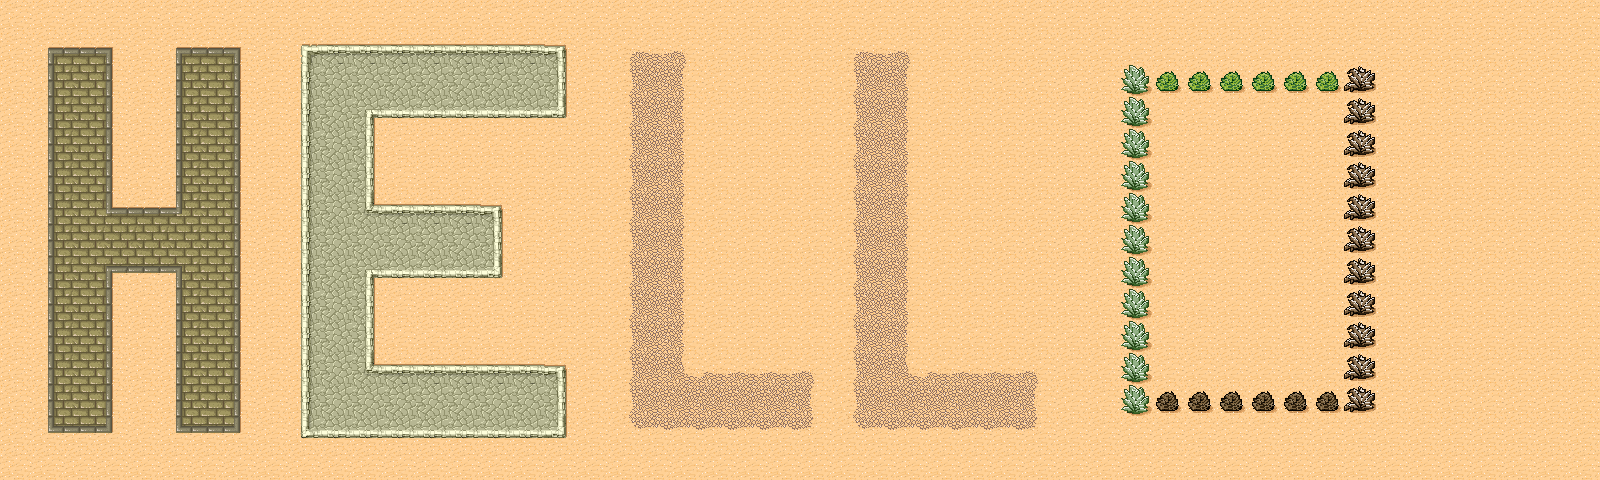

Rendered tile map (Tiled .tmx) drawn with the repository's tilesets; below, a short description and the map source with its tile grids summarised:
An orthogonal 50x15 tile map with 32x32 px tiles, 1 tile layer (Tile Layer 1).

<map version="1.0" orientation="orthogonal" renderorder="right-down" width="50" height="15" tilewidth="32" tileheight="32" nextobjectid="1">
 <tileset firstgid="1" name="tmw_desert_spacing" tilewidth="32" tileheight="32" spacing="1" margin="1" tilecount="48">
  <image source="./tmw_desert_spacing.png" width="265" height="199" />
  <terraintypes>
   <terrain name="Bricks" tile="9" />
   <terrain name="Dirt" tile="14" />
   <terrain name="Desert" tile="29" />
   <terrain name="Rocks" tile="33" />
  </terraintypes>
  <tile id="0" terrain="2,2,2,0" />
  <tile id="1" terrain="2,2,0,0" />
  <tile id="2" terrain="2,2,0,2" />
  <tile id="3" terrain="1,1,1,2" />
  <tile id="4" terrain="1,1,2,1" />
  <tile id="5" terrain="2,2,2,1" />
  <tile id="6" terrain="2,2,1,1" />
  <tile id="7" terrain="2,2,1,2" />
  <tile id="8" terrain="2,0,2,0" />
  <tile id="9" terrain="0,0,0,0" />
  <tile id="10" terrain="0,2,0,2" />
  <tile id="11" terrain="1,2,1,1" />
  <tile id="12" terrain="2,1,1,1" />
  <tile id="13" terrain="2,1,2,1" />
  <tile id="14" terrain="1,1,1,1" />
  <tile id="15" terrain="1,2,1,2" />
  <tile id="16" terrain="2,0,2,2" />
  <tile id="17" terrain="0,0,2,2" />
  <tile id="18" terrain="0,2,2,2" />
  <tile id="19" terrain="0,0,0,2" />
  <tile id="20" terrain="0,0,2,0" />
  <tile id="21" terrain="2,1,2,2" />
  <tile id="22" terrain="1,1,2,2" />
  <tile id="23" terrain="1,2,2,2" />
  <tile id="24" terrain="2,2,2,3" />
  <tile id="25" terrain="2,2,3,3" />
  <tile id="26" terrain="2,2,3,2" />
  <tile id="27" terrain="0,2,0,0" />
  <tile id="28" terrain="2,0,0,0" />
  <tile id="29" terrain="2,2,2,2" />
  <tile id="32" terrain="2,3,2,3" />
  <tile id="33" terrain="3,3,3,3" />
  <tile id="34" terrain="3,2,3,2" />
  <tile id="35" terrain="3,3,3,2" />
  <tile id="36" terrain="3,3,2,3" />
  <tile id="40" terrain="2,3,2,2" />
  <tile id="41" terrain="3,3,2,2" />
  <tile id="42" terrain="3,2,2,2" />
  <tile id="43" terrain="3,2,3,3" />
  <tile id="44" terrain="2,3,3,3" />
 </tileset>
 <layer name="Tile Layer 1" width="50" height="15">
  <data>[750 cells, 750 non-empty, 39 distinct tile ids]</data>
 </layer>
</map>
